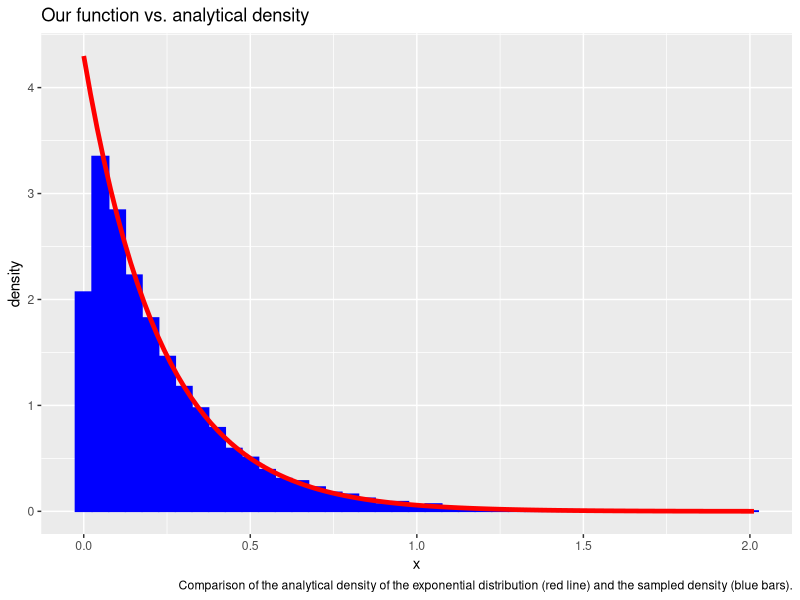
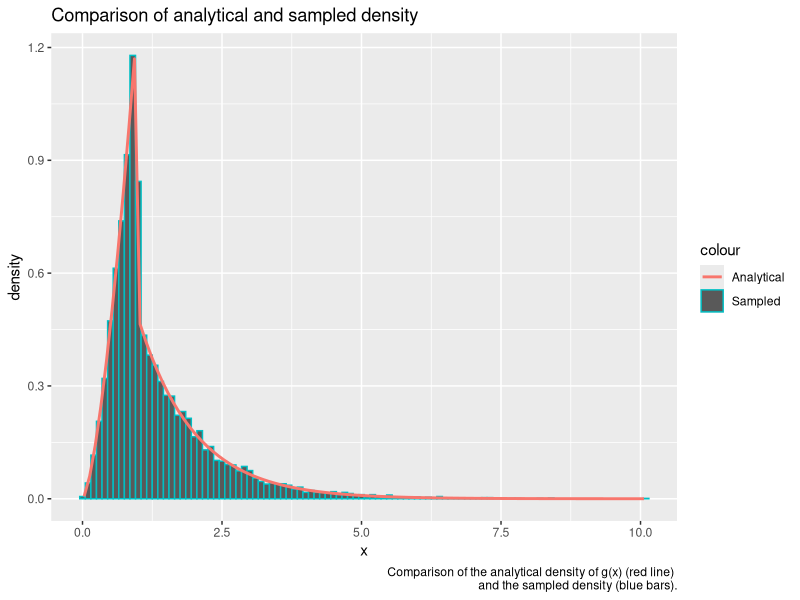
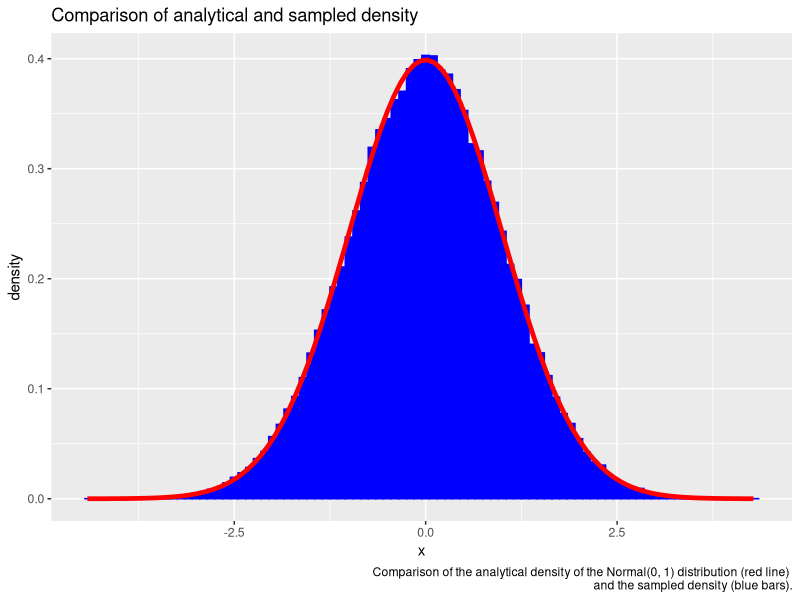
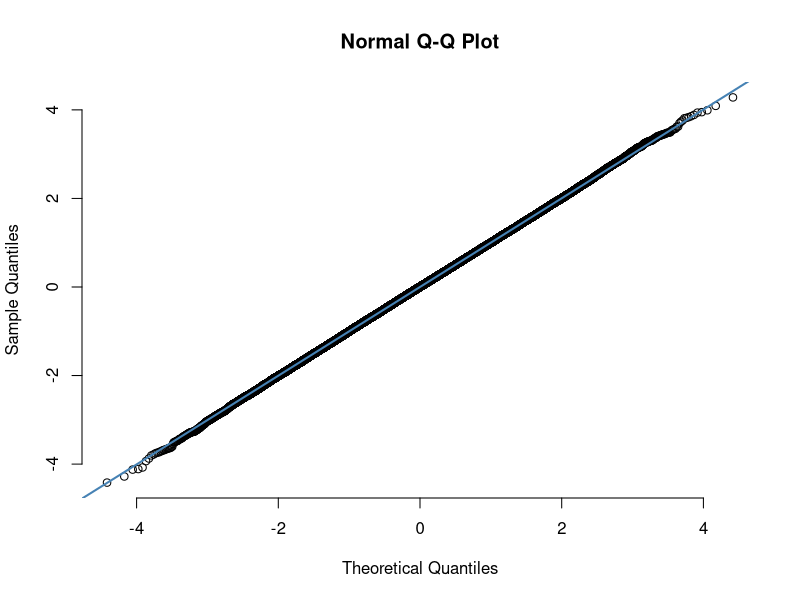
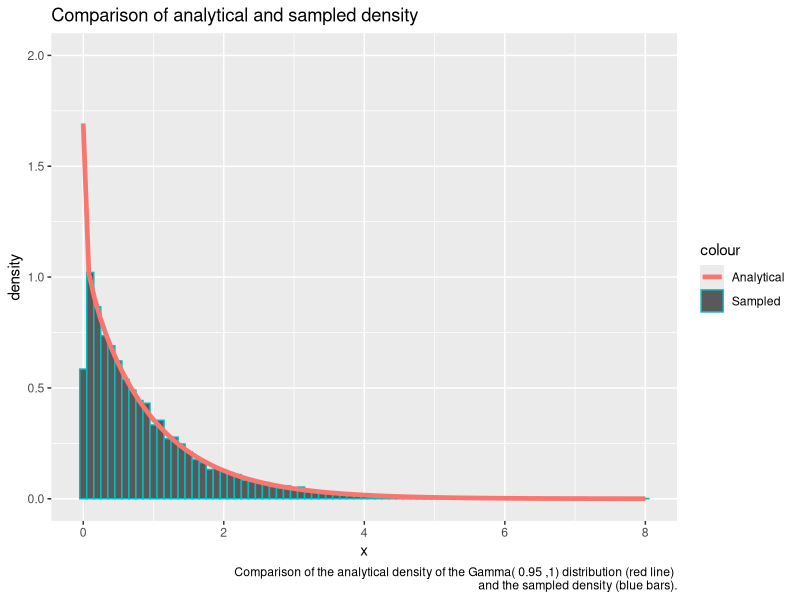
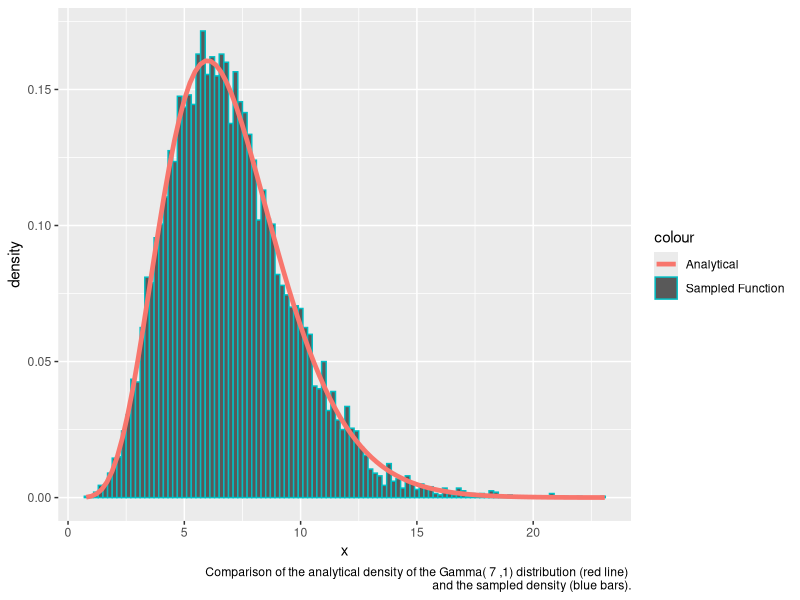
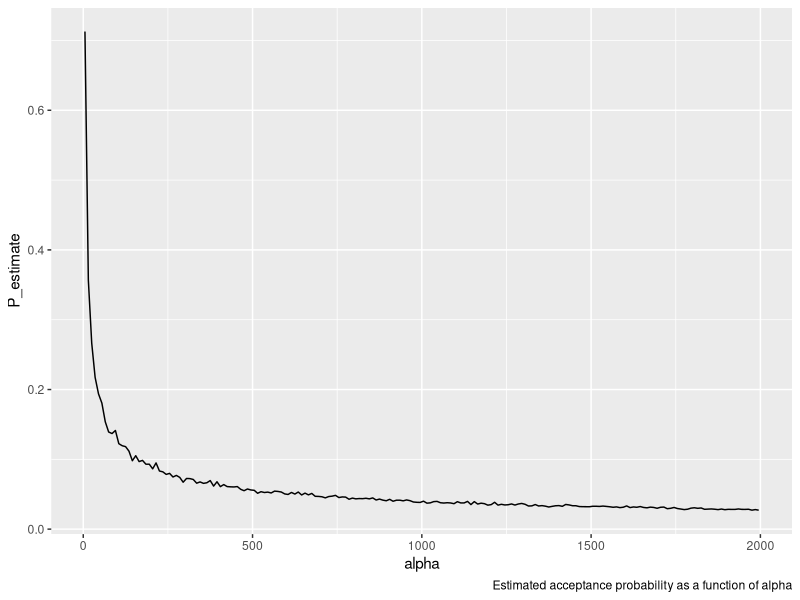
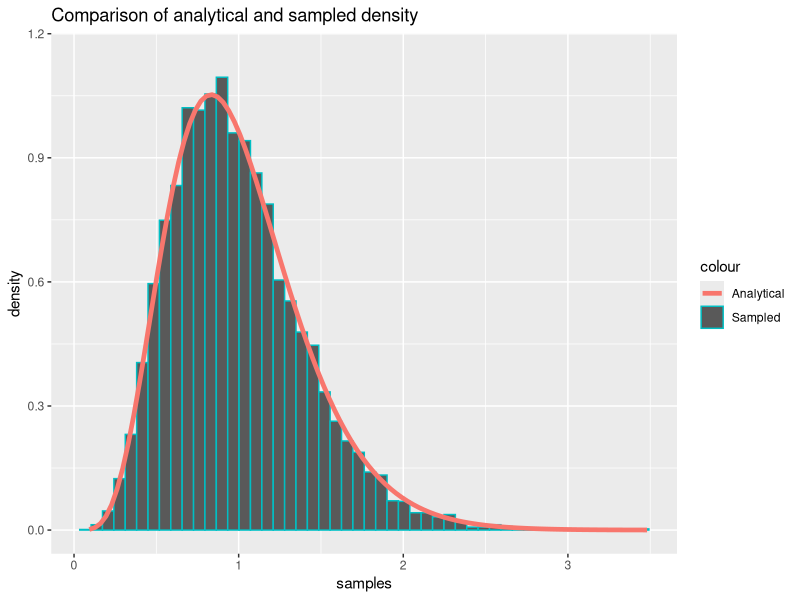

Recreate these plots in R, in order.
## ---- chunk 1
library(formatR)
showsol <- FALSE
library(knitr)
opts_chunk$set(tidy.opts = list(width.cutoff = 68), tidy = TRUE, warning = FALSE, error = FALSE, message = FALSE, echo = TRUE)
## ---- chunk 2
library(ggplot2)
exponential<- function(lambda, n=1){
  u = runif(n)
  x = -1/lambda*log(u)
  return(x)
}
## ---- chunk 3
n = 10000
lambda = 4.300
x = exponential(lambda,n)
cat('Theoretical mean: ', 1/lambda,' Computed mean: ', mean(x),'\n')
cat('Theoretical variance: ', 1/lambda^2, ' Computed variance: ', var(x))
## ---- chunk 4
y = rexp(n, lambda)
rfunc = data.frame(value = y)
ourfunc = data.frame(value = x)
rfunc$type = 'R function'
ourfunc$type = 'Our function'
df = rbind(rfunc,ourfunc)
#ggplot(df, aes(value, fill = type)) + 
#   geom_histogram(alpha = 0.5, aes(y = ..density..), binwidth = 0.05, position = 'identity') + ggtitle("Our function vs. R function densities")
df2 <- data.frame(theo=seq(0,max(x),length.out=n), value=x)

ggplot(df2, aes(x = value)) + geom_histogram(aes(y = ..density..), binwidth=0.05, fill = 'blue', color = 'blue') + stat_function(fun=dexp,geom = "line",size=1.6,col="red",args = (mean=lambda)) + ggtitle("Our function vs. analytical density") + labs(x='x', y='density', caption='Comparison of the analytical density of the exponential distribution (red line) and the sampled density (blue bars).')
## ---- chunk 5
g = function(x, alpha){
  c = alpha*exp(1)/(alpha+exp(1))
  result = vector(length = length(x))
  result[x<1.] = sapply(x[x<1.], function(x) c*x^(alpha - 1))
  result[x>=1.] = sapply(x[x>=1.], function(x) c*exp(-x))
  return(as.double(result))
}

G_inv = function(n, alpha){
  c = alpha*exp(1)/(alpha+exp(1))
  u = runif(n)
  result = vector(length = n)
  result[u < c/alpha] = (alpha/c * u[u < c/alpha])^(1/alpha)
  result[u >= c/alpha] = -log(1/alpha + exp(-1) - u[u >= c/alpha]/c)
  return(result)
}

alpha = 2.5
n = 10000
xsamples = G_inv(n, alpha)
c = alpha*exp(1)/(alpha+exp(1))
mean = c/(alpha+1) + 2*c/exp(1)
cat('Theoretical mean: ', mean, ' Sampled mean: ', mean(xsamples))
## ---- chunk 6
variance = c/(alpha+2)+5*c/exp(1) - mean^2
cat('Theoretical variance: ', variance, ' Sampled variance: ', var(xsamples))
## ---- chunk 7
df2 <- data.frame(theo=seq(0,max(xsamples),length.out=n), value=xsamples)
ggplot(df2, aes(x = value)) + geom_histogram(aes(y = ..density.., color='Sampled'), binwidth=0.1) + stat_function(fun=g,geom = "line",size=1., args = (mean=alpha), alpha=1., aes(color="Analytical")) + ggtitle("Comparison of analytical and sampled density") + labs(x='x', y='density', caption=paste('Comparison of the analytical density of g(x) (red line) \n and the sampled density (blue bars).'))
## ---- chunk 8
normal <- function(n){
  x_1 <- runif(n/2)
  x_2 <- exponential(1/2, n/2)
  y_1 <- sqrt(x_2)*cos(2*pi*x_1)
  y_2 <- sqrt(x_2)*sin(2*pi*x_1)
  y <- c(y_1,y_2)
  return(y)
}
## ---- chunk 9
n = 100000
x <- normal(n)
cat('Theoretical mean: ', 0,' Computed mean: ', mean(x),'\n')
cat('Theoretical variance: ', 1, ' Computed variance: ', var(x))
## ---- chunk 10
df2 <- data.frame(theo=seq(0,max(x),length.out=n), value=x)
ggplot(df2, aes(x = value)) + geom_histogram(aes(y = ..density..), binwidth=0.1, col = 'blue', fill = 'blue') + stat_function(fun=dnorm,geom = "line",size=1.6,col="red",args = list(mean=0, sd = 1)) + ggtitle("Comparison of analytical and sampled density") + labs(x='x', y='density', caption=paste('Comparison of the analytical density of the Normal(0, 1) distribution (red line) \n and the sampled density (blue bars).'))

qqnorm(x, pch = 1, frame = FALSE)
qqline(x, col = "steelblue", lwd = 2)
## ---- chunk 11
normal_d <- function(d, mu, sigma){
  x <- normal(d)
  y <- mu + t(chol(sigma))%*%x
  return(y)
}
## ---- chunk 12
d = 2
n = 100000
mu = c(1,2)
sigma = matrix(c(2.5,3,3,10),ncol=2,nrow=2)
sample = matrix(NA, ncol = d, nrow = n)
for (i in 1:n){
  sample[i,] <- normal_d(d,mu,sigma)
}
average = apply(sample, 2,mean)
cat('Mean vector: \n')
average
covmat = cov(sample)
cat('Covariance matrix: \n')
covmat
## ---- chunk 13
library(nortest)
ad.test(sample[,1])
ad.test(sample[,2])
## ---- chunk 14
small_gamma = function(alpha, n=1){
  result = vector()
  iter = 0
  sampled = 0
  c = 1/(gamma(alpha)) * (1/alpha + exp(-1))
  
  while(sampled < n){

    #sample from g(x)
    uniform2 = runif(n)
    x = G_inv(n, alpha)
    #compute the acceptance probabilites
    probs = dgamma(x, alpha, rate=1) / (c * as.double(g(x, alpha)))
    #append samples where u < f(x) / c g(x)
    result = append(result, x[uniform2 <= probs])
    #increase counters
    sampled = sampled + sum(uniform2 <= probs)
    iter = iter + n
  }
  
  iter = iter - length(result) + n
  
  return(list(samples = result[seq(1:n)], iter = iter))
}
## ---- chunk 15
alpha = 0.95
G1 <- small_gamma(alpha, 10000)
df12 = data.frame(G1)

cat('Theoretical mean: ', alpha,' Computed mean: ', mean(G1$samples),'\n')
cat('Theoretical variance: ', alpha, ' Computed variance: ', var(G1$samples))
## ---- chunk 16
ggplot(data=df12, aes(x=samples)) + geom_histogram(data=df12, aes(x=samples, y=..density.., color="Sampled"), binwidth=0.1) +  stat_function(fun=dgamma, geom = "line",size=1.6, args = list(shape=alpha, rate=1), aes(x=samples, color = "Analytical")) + ggtitle("Comparison of analytical and sampled density") + ylim(0. ,2.0) + labs(x='x', y='density', caption=paste('Comparison of the analytical density of the Gamma(', alpha, ',1) distribution (red line) \n and the sampled density (blue bars).'))
## ---- chunk 17
large_gamma <- function(alpha, n=1){
  loga = 1/2 * (alpha - 1) * (log(alpha - 1) - 1)
  logb = 1/2 * (alpha + 1) * (log(alpha + 1) - 1)
  result = vector(mode="numeric")
  
  i = 0
  iter = 0
  while (i < n){
    iter = iter + 1 
    log_x_1 = loga + log(runif(1))
    log_x_2 = logb + log(runif(1))
    if (2*log_x_1 <= (alpha - 1)*(log_x_2 - log_x_1) - exp(log_x_2 - log_x_1)){
      result = append(result, exp(log_x_2 - log_x_1))
      i = i + 1
    }
    else{}
  }
  list(samples = result, iter = iter)
}
## ---- chunk 18
alpha = 7.

G2 = large_gamma(alpha, 10000)

cat('Theoretical mean: ', alpha,' Computed mean: ', mean(G2$samples),'\n')
cat('Theoretical variance: ', alpha, ' Computed variance: ', var(G2$samples))
## ---- chunk 19
df16 = data.frame(data=G2)

ggplot(df16, aes(x=data.samples)) + geom_histogram(data=df16, aes(x = data.samples, y=..density.., color="Sampled Function"), binwidth=0.2) + stat_function(fun=dgamma,geom = "line",size=1.6,aes(color='Analytical'),args = list(shape=alpha, rate = 1)) + labs(x='x', y='density', caption=paste('Comparison of the analytical density of the Gamma(', alpha, ',1) distribution (red line) \n and the sampled density (blue bars).'))
## ---- chunk 20
iterations = c()

for (alpha in seq(2, 2000, 10)){
  G = large_gamma(alpha, 1000)
  iterations = append(iterations, G$iter)
}

df15 = data.frame(alpha = seq(5, 2000, 10), P_estimate = 1000/iterations)

ggplot(df15, aes(x = alpha, y = P_estimate)) + geom_line() + labs(caption='Estimated acceptance probability as a function of alpha')
## ---- chunk 21
gamma2 = function(alpha, beta=1, n  = 1){
  if (alpha == 1.0){
    return(list(samples = exponential(beta, n), iter = n))
  }
  else if (alpha <= 1){
    G = small_gamma(alpha, n)
    G$samples = G$samples / beta
    return(G)
  }
  else if (alpha > 1){
    G = large_gamma(alpha, n)
    G$samples = G$samples / beta
    return(G)
  }
}

alpha = 6
beta = 6

G = gamma2(alpha, beta, 10000)

df17 <- data.frame(G)

histo = hist(G$samples, plot=F)
ggplot(df17, aes(x = samples)) + geom_histogram(aes(y = ..density.., color='Sampled'), bins=50) + stat_function(fun=dgamma,geom = "line",size=1.6,aes(color='Analytical'),args = list(shape=alpha, rate=beta)) + ggtitle("Comparison of analytical and sampled density") + ylim(0, 1.1*max(histo$density))
## ---- chunk 22
library(MCMCpack)
get_gamma_samples <- function(alpha){
  return(gamma2(alpha)$samples)
}

dirichlet <- function(alpha){
  z<- sapply(alpha,get_gamma_samples)
  x <- z/sum(z)
  return(x)
}
## ---- chunk 23
k = 5
n = 20000
x <- matrix(NA, ncol = k, nrow = n)
alpha <- exponential(1,k)
for (i in 1:n){
  x[i,] <- dirichlet(alpha)
}
cat('Theoretical mean: ', alpha/sum(alpha),'\n','Computed mean: ', apply(x,2,mean),'\n')
cat('Theoretical variance: ', alpha*(sum(alpha)-alpha)/(sum(alpha)^2*(sum(alpha)+1)),'\n', 'Computed variance: ', apply(x,2,var))
## ---- chunk 24
n <- 10000
alpha <- rep(1,k)
x <- matrix(NA, ncol = k, nrow = n)
for (i in 1:n){
  x[i,] <- dirichlet(alpha)
}
y <- as.vector(rdirichlet(n,alpha))
rfunc = data.frame(value = y)
ourfunc = data.frame(value = as.vector(x))
rfunc$type = 'R function'
ourfunc$type = 'Our function'
df = rbind(rfunc,ourfunc)
ggplot(df, aes(value, fill = type)) + 
   geom_histogram(alpha = 0.5, aes(y = ..density..), position = 'identity') + ggtitle("Our function vs. R function densities")
## ---- chunk 25
df2 <- data.frame(theo=seq(0,max(x[,1]),length.out=n), value=x[,1])
ggplot(df2, aes(x = value)) + geom_histogram(aes(y = ..density..), 
      binwidth = 0.005,fill = 'blue', color = 'blue') + stat_function(fun=dbeta,geom = "line",size=1.6,col="red",args = list(shape1=1,shape2=k-1)) + ggtitle("Our function vs. analytical density")
## ---- chunk 26
f <- function(x){
  return((2+x)^125*(1-x)^38*x^34)
}

optimum = optimize(f,c(0,1),maximum = TRUE)

draw_samples <- function(n){
  samples <- rep(NA,n)
  iter = 0
  for (i in 1:n){
    finish = 0
    while(finish ==0){
      iter = iter + 1
      x_sample <- runif(1)
      alpha <- f(x_sample)/optimum$objective
      u = runif(1)
      if (u <=alpha){
        samples[i] <- x_sample
        finish <- 1
      }
    }
  }
  return(list(samples = samples, iterations = iter))
}
## ---- chunk 27
n = 10000
g <- function(x){
  return(f(x)*x)
}
f_density <- function(x){return(f(x)/integrate(f,0,1)$value)}
y <- draw_samples(n)
cat("Computed mean: ", sum(y$samples)/n, '\n')
cat("Theoretical mean: ", integrate(g,0,1)$value/integrate(f,0,1)$value, '\n')
df <- data.frame(theo=seq(0,1,length.out=n), value=y$samples)
ggplot(df, aes(x = value)) + geom_histogram(aes(y = ..density..), binwidth=0.001, col = 'blue', fill = 'blue') + stat_function(fun=f_density,geom = "line",size=1.6,col="red") + ggtitle("Comparison of analytical and sampled density") + xlim(0,1) + geom_segment(x = sum(y$samples)/n, xend = sum(y$samples)/n, y = 0, yend = 100, col = "green", size = 1.2, linetype = "longdash")
## ---- chunk 28
cat("Average random numbers generated: ", y$iterations/n, '\n')
cat("Theoretical expected number: ", optimum$objective/integrate(f,0,1)$value)
## ---- chunk 29
unscaled_posterior_target = function(x){
  return(f_density(x)*dbeta(x, 1, 5))
}

NC_posterior = integrate(unscaled_posterior_target, 0, 1)$value

posterior_target = function(x){
  return(unscaled_posterior_target(x) / NC_posterior) 
}

posterior_target_mean_density = function(x){
  return(x * posterior_target(x))
}

theoretical_mean = integrate(posterior_target_mean_density, 0, 1)$value

weights = posterior_target(y$samples) / f_density(y$samples)
posterior_mean = sum(y$samples*weights) / (n)
cat("IS posterior mean estimate:", posterior_mean, "\n")
cat("Analytical posterior mean:", theoretical_mean)
## ---- chunk 30
unscaled_weights = unscaled_posterior_target(y$samples) / f(y$samples)
posterior_mean_SN = sum(y$samples*unscaled_weights) / (sum(unscaled_weights))

cat("self-normalizing IS posterior mean estimate:", posterior_mean_SN, "\n")
cat("Analytical posterior mean:", theoretical_mean)
